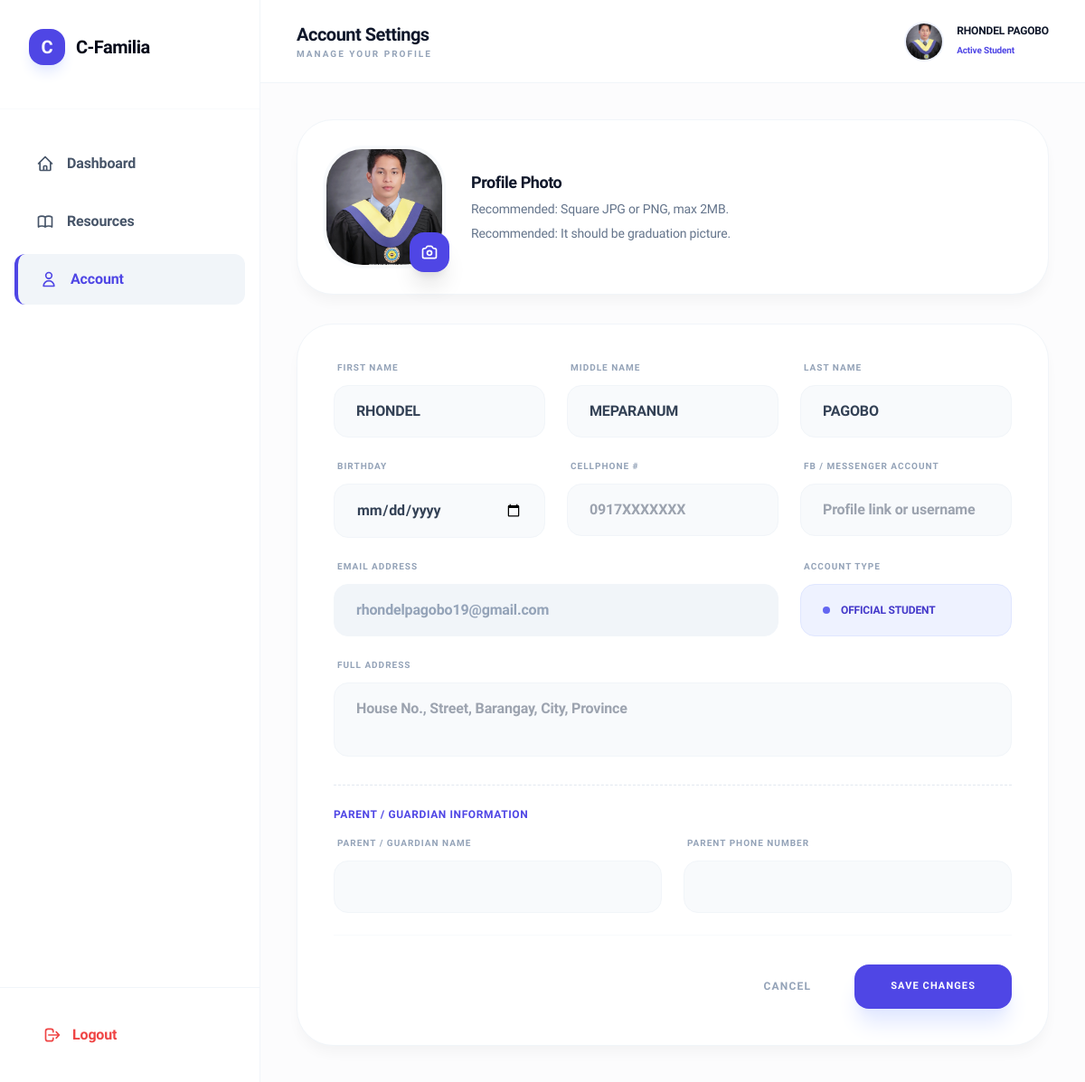
Screenshot of /student_profile.php (signed in) with the database file from the repository.
### tables this page shows
CREATE TABLE `users` (
  `id` int(11) NOT NULL,
  `firstname` varchar(100) NOT NULL,
  `middlename` varchar(100) NOT NULL,
  `lastname` varchar(100) NOT NULL,
  `email` varchar(100) NOT NULL,
  `password` varchar(255) NOT NULL,
  `role` enum('admin','student') DEFAULT 'student',
  `profile_pic` varchar(255) DEFAULT NULL,
  `created_at` timestamp NOT NULL DEFAULT current_timestamp()
);

### student_profile.php (the view, shortened to what this page needs)
<?php
include 'db.php';
$user_id = $_SESSION['user_id'];
$user_query = mysqli_query($conn, "SELECT * FROM users WHERE id = '$user_id'");
$user = mysqli_fetch_assoc($user_query);
?>
<!DOCTYPE html>
<html lang="en">
<head>
    <script src="https://cdn.tailwindcss.com"></script>
</head>
<body class="bg-[#fcfcfd] text-slate-900">
    <div class="flex min-h-screen relative overflow-x-hidden">
        <aside id="sidebarMenu" class="w-72 bg-white border-r border-slate-100 flex flex-col fixed inset-y-0 left-0 -translate-x-full lg:translate-x-0 lg:static h-screen z-50 transition-transform duration-300 ease-in-out">
            <div class="p-8 pb-12 border-b border-slate-50 flex justify-between items-center">
                <div class="flex items-center gap-3">
                    <div class="w-10 h-10 bg-indigo-600 rounded-2xl flex items-center justify-center text-white font-bold text-xl shadow-lg shadow-indigo-100">C</div>
                    <span class="font-extrabold text-slate-950 text-xl tracking-tight">C-Familia</span>
                </div>
            </div>
            <nav class="flex-1 pt-8 px-4 space-y-2 overflow-y-auto">
                <a href="student_dashboard.php" class="flex items-center gap-3.5 px-6 py-4 text-slate-600 hover:bg-slate-50 rounded-xl font-semibold transition-all group">
                    <svg class="w-5 h-5" fill="none" stroke="currentColor" viewBox="0 0 24 24"><path stroke-linecap="round" stroke-linejoin="round" stroke-width="2" d="M3 12l2-2m0 0l7-7 7 7M5 10v10a1 1 0 001 1h3m10-11l2 2m-2-2v10a1 1 0 01-1 1h-3m-6 0a1 1 0 001-1v-4a1 1 0 011-1h2a1 1 0 011 1v4a1 1 0 001 1m-6 0h6"/></svg>
                    <span>Dashboard</span>
                </a>
                <a href="student_resources.php" class="flex items-center gap-3.5 px-6 py-4 text-slate-600 hover:bg-slate-50 rounded-xl font-semibold transition-all group">
                    <span>Resources</span>
                </a>
                <a href="student_profile.php" class="flex items-center gap-3.5 px-6 py-4 rounded-xl font-bold transition-all sidebar-link-active">
                    <svg class="w-5 h-5" fill="none" stroke="currentColor" viewBox="0 0 24 24"><path stroke-linecap="round" stroke-linejoin="round" stroke-width="2" d="M16 7a4 4 0 11-8 0 4 4 0 018 0zM12 14a7 7 0 00-7 7h14a7 7 0 00-7-7z"/></svg>
                    <span>Account</span>
                </a>
            </nav>
            <div class="p-6 border-t border-slate-100">
                <button onclick="confirmLogout()" class="w-full flex items-center gap-3 px-6 py-4 text-red-500 hover:bg-red-50 rounded-xl font-bold transition-all">
                    <svg class="w-5 h-5" fill="none" stroke="currentColor" viewBox="0 0 24 24"><path stroke-linecap="round" stroke-linejoin="round" stroke-width="2" d="M17 16l4-4m0 0l-4-4m4 4H7m6 4v1a3 3 0 01-3 3H6a3 3 0 01-3-3V7a3 3 0 013-3h4a3 3 0 013 3v1"/></svg>
                    Logout
                </button>
            </div>
        </aside>
        <main class="flex-1 min-w-0 w-full">
            <header class="bg-white/95 backdrop-blur-sm border-b border-slate-100 px-6 sm:px-10 py-6 flex justify-between items-center sticky top-0 z-40">
                <div class="flex items-center gap-4">
                    <div>
                        <h2 class="text-xl font-black text-slate-900 tracking-tight">Account Settings</h2>
                        <p class="text-[10px] text-slate-400 font-bold uppercase tracking-[0.2em]">Manage your profile</p>
                    </div>
                </div>
                <div class="flex items-center gap-4">
                    <img src="<?= $user['profile_pic'] ? 'uploads/profiles/'.$user['profile_pic'] : 'https://ui-avatars.com/api/?name='.urlencode($user['firstname'].' '.$user['lastname']).'&background=4f46e5&color=fff' ?>"
                         class="w-10 h-10 rounded-full object-cover ring-2 ring-indigo-50">
                    <div class="hidden sm:block">
                        <span class="text-xs font-bold text-slate-900 block"><?= htmlspecialchars($user['firstname'] . ' ' . $user['lastname']) ?></span>
                        <span class="text-[10px] font-semibold text-indigo-600">Active Student</span>
                    </div>
                </div>
            </header>
            <div class="p-4 sm:p-10 max-w-8xl mx-auto">
                <form action="" method="POST" enctype="multipart/form-data" class="space-y-8">
                    <div class="glass-card rounded-[2.5rem] p-6 sm:p-8 flex flex-col md:flex-row items-center gap-8">
                        <div class="relative group">
                            <div class="w-32 h-32 rounded-[2.5rem] overflow-hidden ring-4 ring-slate-50 shadow-inner">
                                <img id="preview" src="<?= $user['profile_pic'] ? 'uploads/profiles/'.$user['profile_pic'] : 'https://ui-avatars.com/api/?name='.urlencode($user['firstname'] . ' ' . $user['lastname']).'&background=4f46e5&color=fff' ?>"
                                     class="w-full h-full object-cover">
                            </div>
                            <label class="absolute -bottom-2 -right-2 bg-indigo-600 text-white p-3 rounded-2xl shadow-xl cursor-pointer hover:scale-110 transition-transform">
                            </label>
                        </div>
                        <div class="text-center md:text-left">
                            <h3 class="font-black text-slate-900 text-lg tracking-tight">Profile Photo</h3>
                            <p class="text-sm text-slate-500 mt-1 leading-relaxed">Recommended: Square JPG or PNG, max 2MB.</p>
                            <p class="text-sm text-slate-500 mt-1 leading-relaxed">Recommended: It should be graduation picture.</p>
                        </div>
                    </div>
                    <div class="glass-card rounded-[2.5rem] p-6 sm:p-10 space-y-6">
                        <div class="grid grid-cols-1 md:grid-cols-3 gap-6">
                            <div>
                                <label class="text-[10px] font-black uppercase text-slate-400 mb-3 block ml-1 tracking-widest">First Name</label>
                                <input type="text" name="firstname" value="<?= htmlspecialchars($user['firstname']) ?>" required
                                       class="w-full px-6 py-4 rounded-2xl border border-slate-100 bg-slate-50 focus:bg-white focus:ring-4 focus:ring-indigo-500/10 focus:border-indigo-600 outline-none transition-all font-bold text-slate-700">
                            </div>
                            <div>
                                <label class="text-[10px] font-black uppercase text-slate-400 mb-3 block ml-1 tracking-widest">Middle Name</label>
                                <input type="text" name="middlename" value="<?= htmlspecialchars($user['middlename']) ?>"
                                       class="w-full px-6 py-4 rounded-2xl border border-slate-100 bg-slate-50 focus:bg-white focus:ring-4 focus:ring-indigo-500/10 focus:border-indigo-600 outline-none transition-all font-bold text-slate-700">
                            </div>
                            <div>
                                <label class="text-[10px] font-black uppercase text-slate-400 mb-3 block ml-1 tracking-widest">Last Name</label>
                                <input type="text" name="lastname" value="<?= htmlspecialchars($user['lastname']) ?>" required
                                       class="w-full px-6 py-4 rounded-2xl border border-slate-100 bg-slate-50 focus:bg-white focus:ring-4 focus:ring-indigo-500/10 focus:border-indigo-600 outline-none transition-all font-bold text-slate-700">
                            </div>
                        </div>
                        <div class="grid grid-cols-1 md:grid-cols-3 gap-6">
                            <div>
                                <label class="text-[10px] font-black uppercase text-slate-400 mb-3 block ml-1 tracking-widest">Birthday</label>
                                <input type="date" name="birthday" value="<?= htmlspecialchars($user['birthday'] ?? '') ?>" required
                                       class="w-full px-6 py-4 rounded-2xl border border-slate-100 bg-slate-50 focus:bg-white focus:ring-4 focus:ring-indigo-500/10 focus:border-indigo-600 outline-none transition-all font-bold text-slate-700">
                            </div>
                            <div>
                                <label class="text-[10px] font-black uppercase text-slate-400 mb-3 block ml-1 tracking-widest">Cellphone #</label>
                                <input type="text" name="cellphone_no" value="<?= htmlspecialchars($user['cellphone_no'] ?? '') ?>" required placeholder="0917XXXXXXX"
                                       class="w-full px-6 py-4 rounded-2xl border border-slate-100 bg-slate-50 focus:bg-white focus:ring-4 focus:ring-indigo-500/10 focus:border-indigo-600 outline-none transition-all font-bold text-slate-700">
                            </div>
                            <div>
                                <label class="text-[10px] font-black uppercase text-slate-400 mb-3 block ml-1 tracking-widest">FB / Messenger Account</label>
                                <input type="text" name="fb_messenger_account" value="<?= htmlspecialchars($user['fb_messenger_account'] ?? '') ?>" placeholder="Profile link or username"
                                       class="w-full px-6 py-4 rounded-2xl border border-slate-100 bg-slate-50 focus:bg-white focus:ring-4 focus:ring-indigo-500/10 focus:border-indigo-600 outline-none transition-all font-bold text-slate-700">
                            </div>
                        </div>
                        <div class="grid grid-cols-1 md:grid-cols-3 gap-6">
                            <div class="md:col-span-2">
                                <label class="text-[10px] font-black uppercase text-slate-400 mb-3 block ml-1 tracking-widest">Email Address</label>
                                <input type="email" value="<?= htmlspecialchars($user['email']) ?>" disabled
                                       class="w-full px-6 py-4 rounded-2xl border border-slate-100 bg-slate-100 text-slate-400 font-bold cursor-not-allowed">
                            </div>
                            <div class="md:col-span-1">
                                <label class="text-[10px] font-black uppercase text-slate-400 mb-3 block ml-1 tracking-widest">Account Type</label>
                                <div class="px-6 py-4 rounded-2xl bg-indigo-50 border border-indigo-100 text-indigo-700 font-black text-xs flex items-center gap-3 h-[58px]">
                                    <div class="w-2 h-2 bg-indigo-500 rounded-full animate-pulse"></div>
                                    OFFICIAL STUDENT
                                </div>
                            </div>
                        </div>
                        <div>
                            <label class="text-[10px] font-black uppercase text-slate-400 mb-3 block ml-1 tracking-widest">Full Address</label>
                            <textarea name="address" required rows="2" placeholder="House No., Street, Barangay, City, Province"
                                      class="w-full px-6 py-4 rounded-2xl border border-slate-100 bg-slate-50 focus:bg-white focus:ring-4 focus:ring-indigo-500/10 focus:border-indigo-600 outline-none transition-all font-bold text-slate-700 resize-none"><?= htmlspecialchars($user['address'] ?? '') ?></textarea>
                        </div>
                        <div class="pt-6 border-t border-dashed border-slate-200">
                            <p class="text-xs font-black uppercase text-indigo-600 tracking-wider mb-4">Parent / Guardian Information</p>
                            <div class="grid grid-cols-1 md:grid-cols-2 gap-6">
                                <div>
                                    <label class="text-[10px] font-black uppercase text-slate-400 mb-3 block ml-1 tracking-widest">Parent / Guardian Name</label>
                                    <input type="text" name="parents_name_guardian" value="<?= htmlspecialchars($user['parents_name_guardian'] ?? '') ?>" required
                                           class="w-full px-6 py-4 rounded-2xl border border-slate-100 bg-slate-50 focus:bg-white focus:ring-4 focus:ring-indigo-500/10 focus:border-indigo-600 outline-none transition-all font-bold text-slate-700">
                                </div>
                                <div>
                                    <label class="text-[10px] font-black uppercase text-slate-400 mb-3 block ml-1 tracking-widest">Parent Phone Number</label>
                                    <input type="text" name="parents_phone_no" value="<?= htmlspecialchars($user['parents_phone_no'] ?? '') ?>" required
                                           class="w-full px-6 py-4 rounded-2xl border border-slate-100 bg-slate-50 focus:bg-white focus:ring-4 focus:ring-indigo-500/10 focus:border-indigo-600 outline-none transition-all font-bold text-slate-700">
                                </div>
                            </div>
                        </div>
                        <div class="mt-12 pt-8 border-t border-slate-50 flex flex-col sm:flex-row items-center justify-end gap-4">
                            <a href="student_dashboard.php" class="w-full sm:w-auto text-center px-8 py-4 text-xs font-black uppercase tracking-widest text-slate-400 hover:text-slate-600 transition">Cancel</a>
                            <button type="submit" name="update_profile"
                                    class="w-full sm:w-auto px-10 py-4 bg-indigo-600 text-white text-[11px] font-black rounded-2xl hover:bg-slate-900 transition-all shadow-xl shadow-indigo-100 uppercase tracking-widest">
                                Save Changes
                            </button>
                        </div>
                    </div>
                </form>
            </div>
        </main>
    </div>
</body>
</html>

### student_profile.php (style rules this page uses)
body { font-family: 'Plus Jakarta Sans', sans-serif; letter-spacing: -0.01em; }
.sidebar-link-active { background-color: #f1f5f9; color: #4f46e5; border-left: 4px solid #4f46e5; }
.glass-card { background: white; border: 1px solid #f1f5f9; box-shadow: 0 10px 15px -3px rgba(0, 0, 0, 0.04); }

### rows the page displays
users: profile_pic (picture), firstname+lastname "RHONDEL PAGOBO", firstname "RHONDEL", middlename "MEPARANUM", lastname "PAGOBO", email "rhondelpagobo19@gmail.com"
